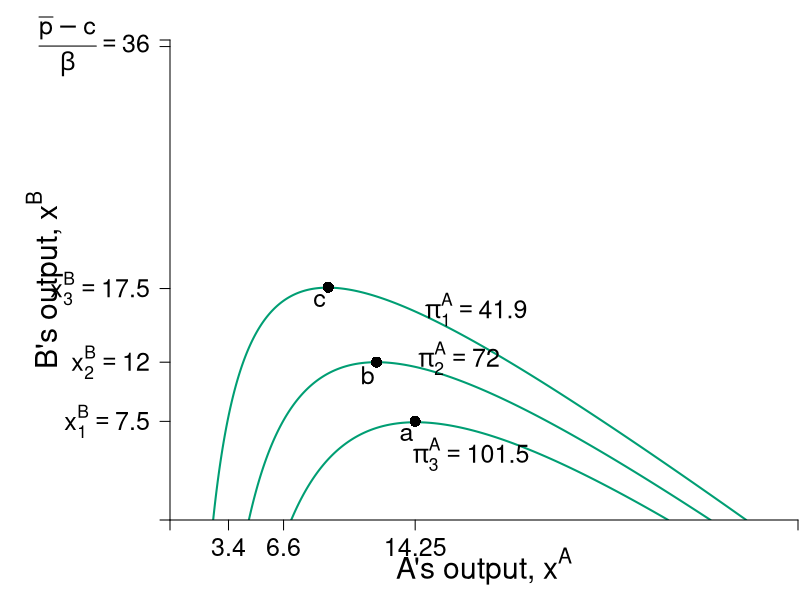

Generate this figure with R:
require(shape)
pdf(file = "competitionmarkets/cournot_brf_isoA_feasible_slide2.pdf", width = 9, height = 7)

#Set parameters for graphics
pointsize <- 1.8
axislabelsize <- 1.8
labelsize <- 1.5
namesize <- 1.8
annotatesize <- 1.5
graphlinewidth <- 2
segmentlinewidth <- 1.5


COL <- c("#7fc97f", "#beaed4", "#fdc086", "#ffff99", "#386cb0", "#f0027f", "#bf5b17", "#666666")
COLA <- c("#e0f3db", "#99d8c9","#66c2a4","#41ae76", "#238b45", "#005824")
COLB <- c("#4eb3d3", "#2b8cbe", "#0868ac","#084081")
grays <- gray.colors(25, start = 1, end = 0)
CBCols <- c("#009E73","#0072B2","#E69F00","#CC79A7", "#F0E442")

par(mar =  c(4, 8.5, 2, 0.1))

piA <- function(xa, xb, s = 0.5, pmax = 20, c1 = 2) {
  (pmax - s*xb)*xa - s*(xa)^2 - c1*xa
}

piB <- function(xa, xb, s = 0.5, pmax = 20, c1 = 2) {
  (pmax - s*xa)*xb - s*(xb)^2 - c1*xb
}

brfB <- function(xa, s = 0.5, pmax = 20, c1 = 2) {
  (pmax - c1)/(2*s) - (1/2)*xa
}

brfA <- function(xa, s = 0.5, pmax = 20, c1 = 2) {
  (pmax - c1)/s - 2*xa
}

xlims <- c(0, 36.5)
ylims <- c(0, 36.5)

npts <- 501 
x <- seq(xlims[1], xlims[2], length.out = npts)
y <- seq(ylims[1], ylims[2], length.out = npts) 
a <- c(42, 72, 102)
b <- c(72, 81, 90)

plot(0, 0, xlim = xlims, ylim = ylims, type = "n",
     xlab = expression(paste("")),
     ylab = expression(paste("")), 
     xaxt = "n", 
     yaxt = "n", 
     cex.lab = axislabelsize, 
     bty = "n",
     xaxs = "i", 
     yaxs = "i")

ticksy <- c(0, 7.5, 12, 17.6, 36, ylims[2])
ylabelsnum <- c(NA, expression(paste(x[1]^B == 7.5)), expression(paste(x[2]^B == 12)), expression(paste(x[3]^B)==17.5), expression(paste(frac(bar(p) - c,beta) == 36), NA))
ticksx <- c(0, 3.4, 6.6, 14.25, xlims[2])
xlabelsnum <- c(NA, expression(paste(3.4)), expression(paste(6.6)), expression(paste(14.25)), NA)

npts <- 500 
xx1 <- seq(xlims[1], xlims[2], length.out = npts)

#Feasible set
# polygon(c(0, 0, xlims[2], xlims[2]), 
#         c(ylims[2], 7.5 , 7.5, ylims[2]),
#         border = FALSE, col = COLA[1])

# Feasible
#segments(0, 7.5, xlims[2], 7.5, col = CBCols[2], lwd = graphlinewidth)
#text(5, 35, expression("Feasible set"), cex = annotatesize)
# polygon( feasible )

contour(x, y, 
        outer(x, y, piA),
        drawlabels = FALSE,
        col = CBCols[1],
        lwd = graphlinewidth,
        levels = a, 
        xaxs = "i", 
        yaxs = "i", 
        add = TRUE) 

text(0.5*xlims[2], -3.5, expression(paste("A's output, ", x^A)), xpd = TRUE, cex = axislabelsize) 
text(-7.3, 0.5*ylims[2], expression(paste("B's output, ", x^B)), xpd = TRUE, cex = axislabelsize, srt = 90) 

#segments(14.25, 0, 14.25, 7.5, lty = 2, col = grays[20] , lwd = segmentlinewidth)
points(14.25, 7.5, pch = 16, col = "black", cex = 1.5)

#segments(6.60, 0, 6.60, 7.5, lty = 2, col = grays[20] , lwd = segmentlinewidth)
points(12, 12, pch = 16, col = "black", cex = 1.5)


#segments(3.4, 0, 3.4, 7.5, lty = 2, col = grays[20] , lwd = segmentlinewidth)
points(9.2, 17.7, pch = 16, col = "black", cex = 1.5)

text(14.25 - 0.5, 7.5 - 1, expression(paste(a)), cex = annotatesize)
text(12 - 0.5, 12 - 1, expression(paste(b)), cex = annotatesize)
text(9.2 - 0.5, 17.7 - 1, expression(paste(c)), cex = annotatesize)


#labels for the isoprofits
text(17.5, 5.0, expression(paste(pi[3]^A == 101.5)), cex = annotatesize)
text(16.8, 12.3, expression(paste(pi[2]^A == 72)), cex = annotatesize)
text(17.8, 16, expression(paste(pi[1]^A == 41.9)), cex = annotatesize)

axis(1, at = ticksx, pos = 0, labels = xlabelsnum, cex.axis = labelsize)
axis(2, at = ticksy, pos = 0, labels = ylabelsnum, las = 1, cex.axis = labelsize)

dev.off()
